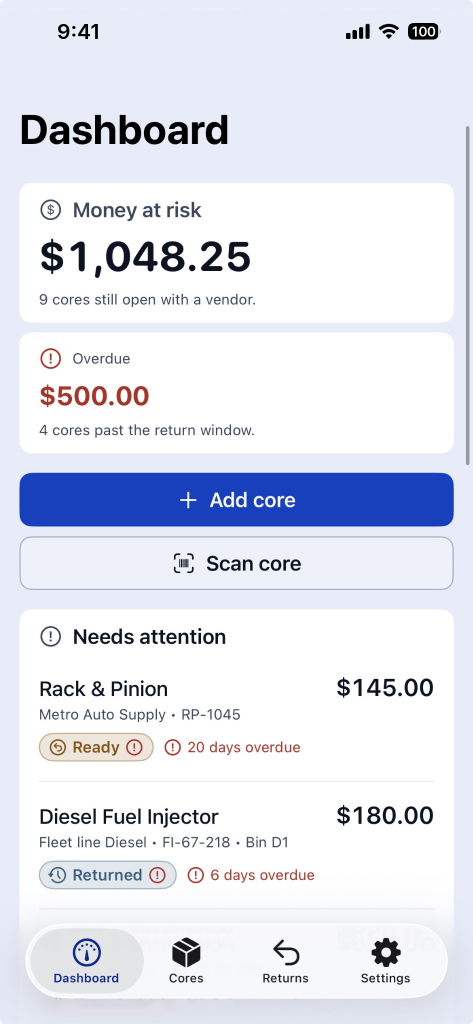
#> input picture Dashboard_Marketing.png, 946 x 2048 px (shown at 1/2 size)
$ python build_assets.py
#> lines starting #> are read from the running program, lines starting #| are printed output that depends on the picture
#!/usr/bin/env python3
"""Derive the website's images from the app assets already committed at the repository root.

    python3 web/tools/build_assets.py

Every picture on corecredit.idlery.com is a real capture of the shipping app or the shipping
app icon. Nothing here draws a fake screen, and nothing on the site loads an image from somebody
else's server, so this script is the only place a marketing image comes from.

What it reads (all committed, none modified):

  Dashboard_Marketing.png, Cores_Marketing.png, image4.PNG, image5.png, Image 6.png,
  lefttiltedphone.PNG, rightherophone.PNG   — iPhone captures, 946x2048 (image5 is 1170x2532)
  IMG_0313.PNG         — iPad landscape capture, 2360x1640
  CoreCredit/Resources/Assets.xcassets/AppIcon.appiconset/AppIcon.png — the 1024 app icon

What it writes into web/src/assets/:

  shot-*.webp     the captures, status bar cropped away, resized for the web
  icon-*.png      the app icon, rounded the way iOS rounds it
  og.png          the 1200x630 social preview

The status bar is cropped rather than rewritten. A gallery that mixes 9:41 with 5:22 reads as
careless, and inventing a status bar for a capture that never had one is the kind of small
untruth this product is not in the business of telling. The third column below is the first row of real
content in each capture, measured once by looking for where the status bar ink stops.

The fourth column is where the capture ends. A live capture catches the next list row
half-scrolled *under* the floating tab bar; the two Dashboard/Cores sources are the
`_Marketing` variants, which `marketing/appstore/tools/bottom_cleanup.py` has already repaired,
and the rest simply stop a few pixels below the tab bar so the leftover sliver never shows.
"""

import os

from PIL import Image, ImageDraw, ImageFont

ROOT = os.path.dirname(os.path.dirname(os.path.dirname(os.path.abspath(__file__))))
OUT = os.path.join(ROOT, "web", "src", "assets")
FONT_DIR = os.path.join(ROOT, "marketing", "appstore", "tools", "fonts")

ICON = os.path.join(ROOT, "CoreCredit", "Resources", "Assets.xcassets",
                    "AppIcon.appiconset", "AppIcon.png")

ACCENT = (0, 83, 253)
INK = (11, 18, 32)

# source file, output name, first row of content, last row kept, target width
SHOTS = [
    ("Dashboard_Marketing.png", "shot-dashboard", 80,  2012, 660),
    ("Cores_Marketing.png",     "shot-cores",     80,  2012, 660),
    ("image5.png",              "shot-detail",    98,  2488, 660),
    ("lefttiltedphone.PNG",     "shot-scan",      80,  2012, 660),
    ("rightherophone.PNG",      "shot-add",       80,  2048, 660),
    ("Image 6.png",             "shot-timeline",  110, 2012, 660),
    # image4's capture caught a half-scrolled button ghosting over the "Returns" title, so this
    # one starts below the title bar: the vendor groups are the part worth showing anyway.
    ("image4.PNG",              "shot-returns",   215, 2007, 660),
]

IPAD = ("IMG_0313.PNG", "shot-ipad", 1200)


# [13 lines left out: function rounded_icon, not called in this run]


def build_shots():
    written = []
    for source, name, top, bottom, width in SHOTS:
        im = Image.open(os.path.join(ROOT, source)).convert("RGB")
#> im is the input picture: PIL image 946x2048 RGB; mean R, G, B 225.6, 228.6, 239.1
        im = im.crop((0, top, im.width, min(bottom, im.height)))
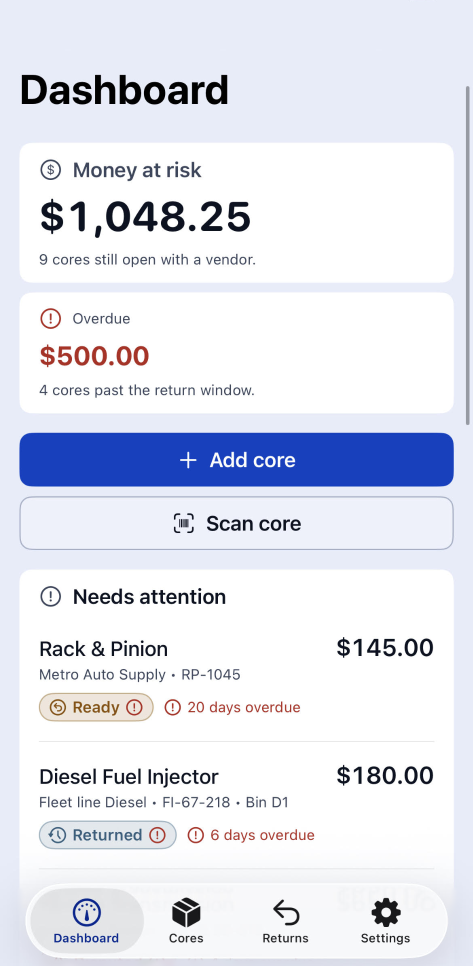
#> im: PIL image 946x1932 RGB (shown at 1/2 size); mean R, G, B 225.8, 228.8, 239.3
        height = round(im.height * width / im.width)
#> height = 1348
        im = im.resize((width, height), Image.LANCZOS)
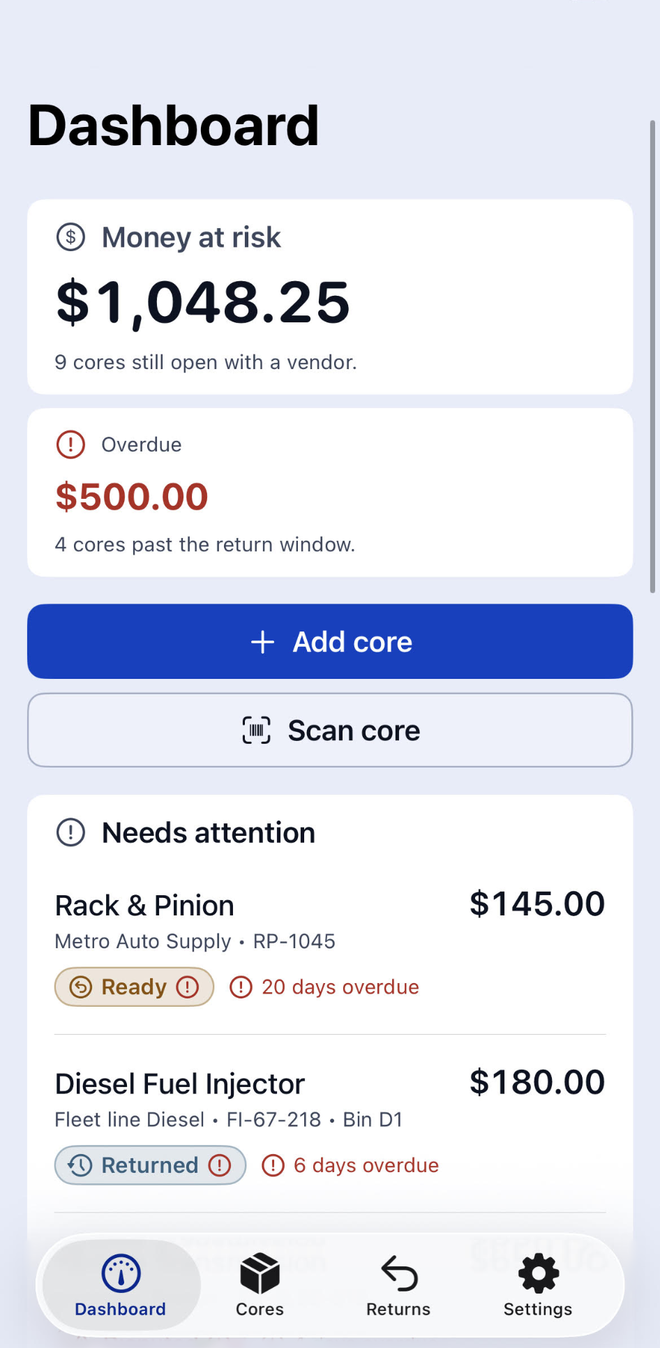
#> im: PIL image 660x1348 RGB; mean R, G, B 225.8, 228.7, 239.2
        path = os.path.join(OUT, name + ".webp")
        im.save(path, "WEBP", quality=86, method=6)
        written.append((name + ".webp", im.size, os.path.getsize(path)))
#> pass 2 of the loop in build_shots, `for source, name, top, bottom, width in SHOTS:`:
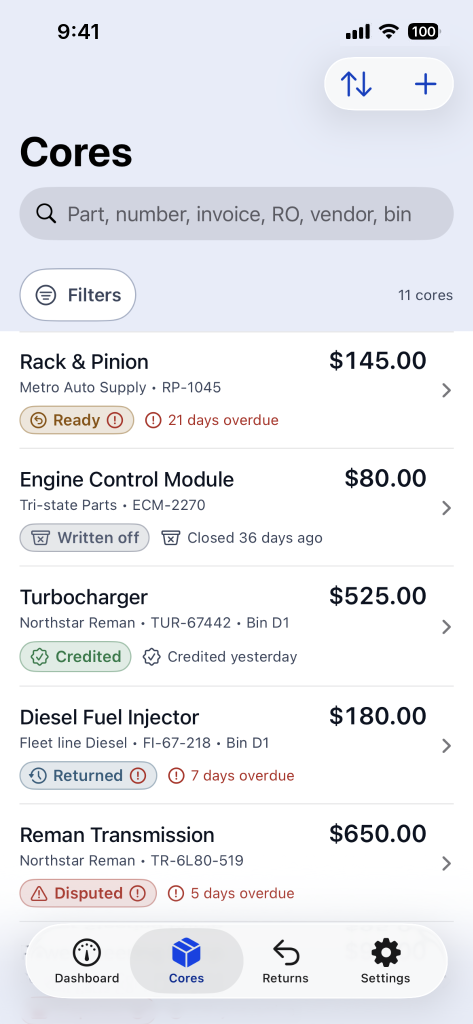
#> input picture Cores_Marketing.png, 946 x 2048 px (shown at 1/2 size)
#> in build_shots, im is the input picture: PIL image 946x2048 RGB; mean R, G, B 234.5, 235.7, 240.3
#> in build_shots, `im = im.crop((0, top, im.width, min(bottom, im.height)))`:
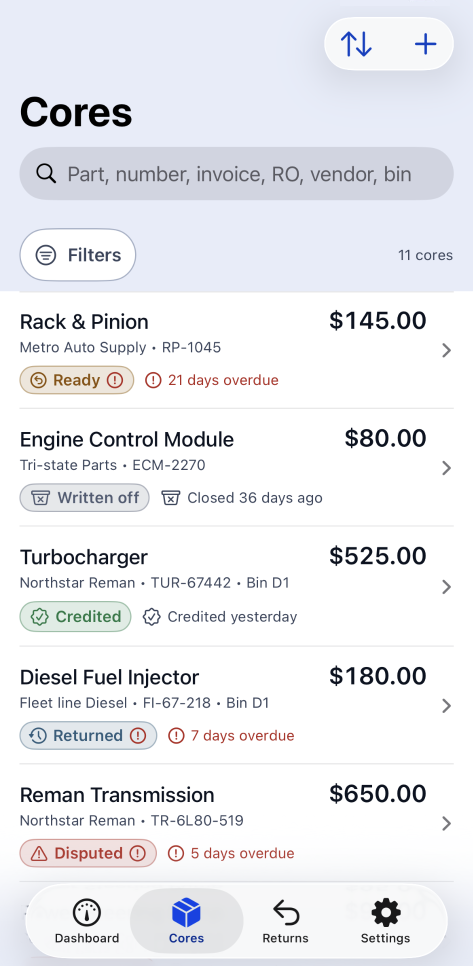
#> im: PIL image 946x1932 RGB (shown at 1/2 size); mean R, G, B 235.3, 236.4, 240.5
#> in build_shots, `im = im.resize((width, height), Image.LANCZOS)`:
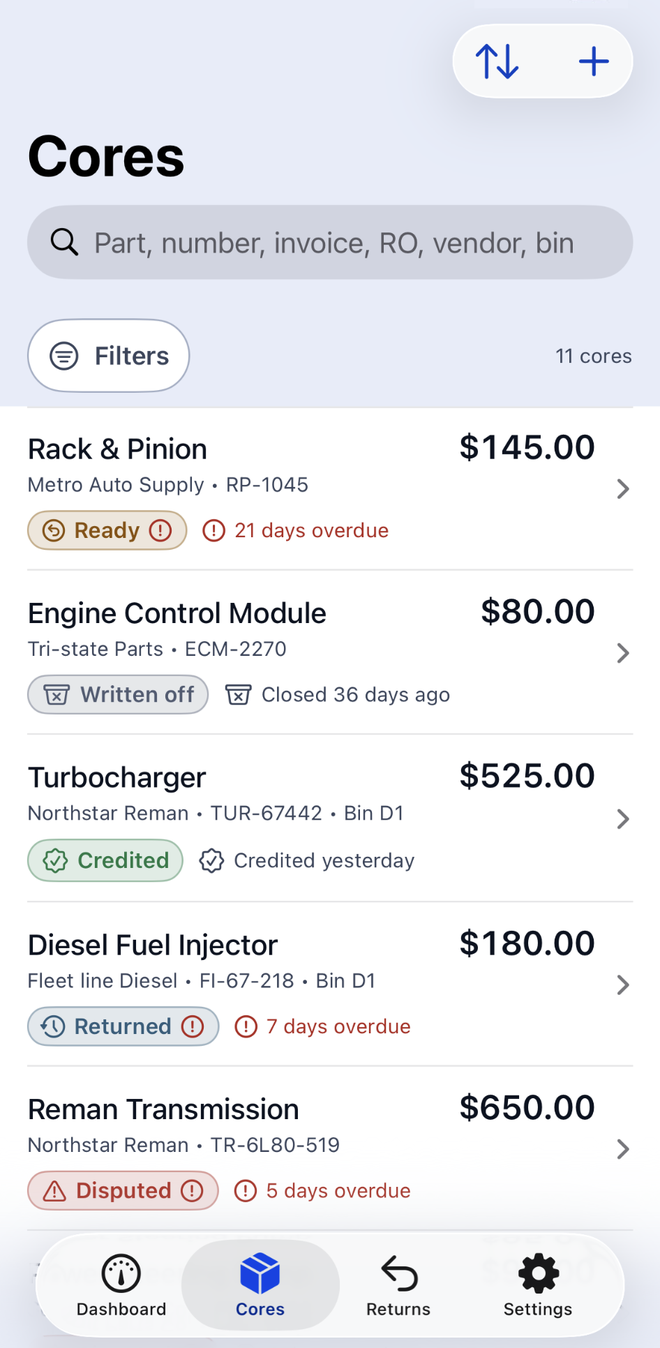
#> im: PIL image 660x1348 RGB; mean R, G, B 235.2, 236.2, 240.4
#> pass 3 of the loop in build_shots, `for source, name, top, bottom, width in SHOTS:`:
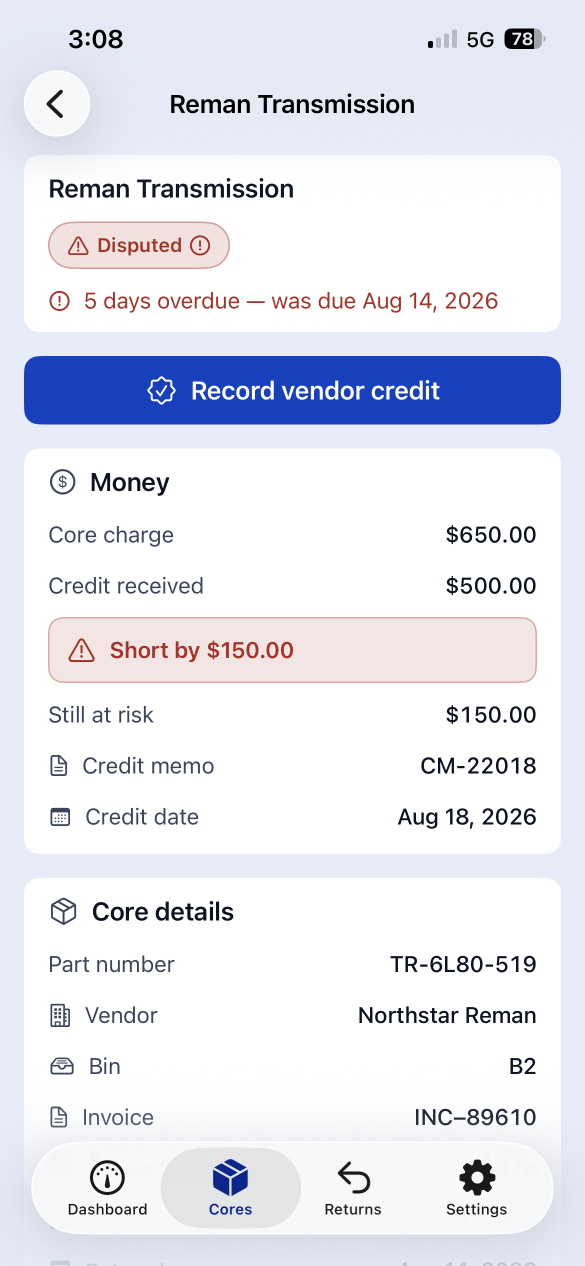
#> input picture image5.png, 1170 x 2532 px (shown at 1/2 size)
#> in build_shots, im is the input picture: PIL image 1170x2532 RGB; mean R, G, B 228.8, 230.6, 240.1
#> in build_shots, `im = im.crop((0, top, im.width, min(bottom, im.height)))`:
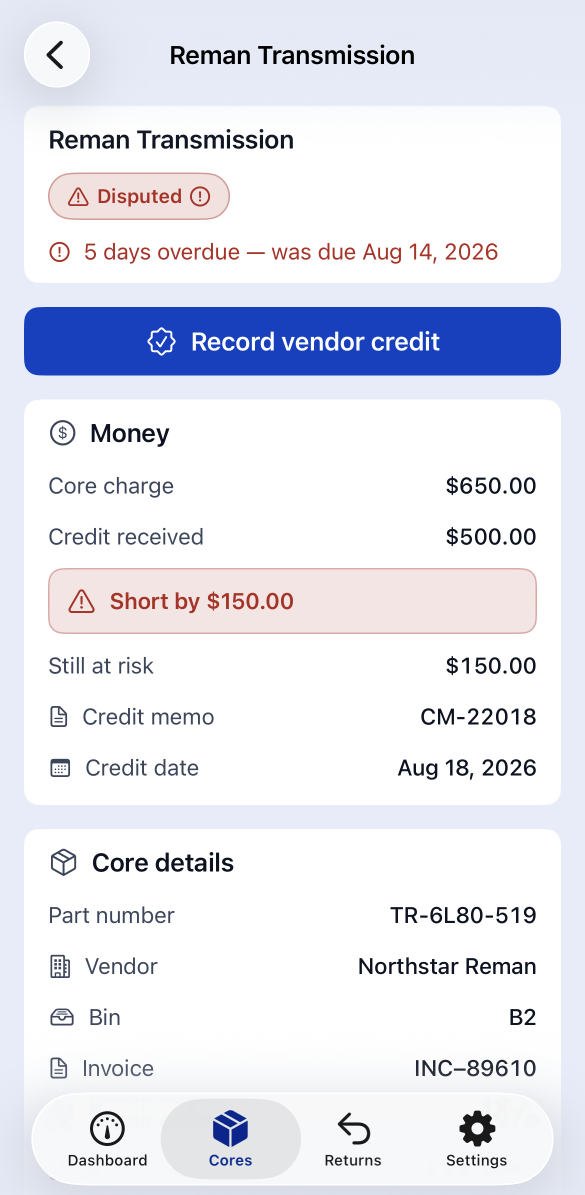
#> im: PIL image 1170x2390 RGB (shown at 1/2 size); mean R, G, B 229.3, 230.9, 240.3
#> in build_shots, `im = im.resize((width, height), Image.LANCZOS)`:
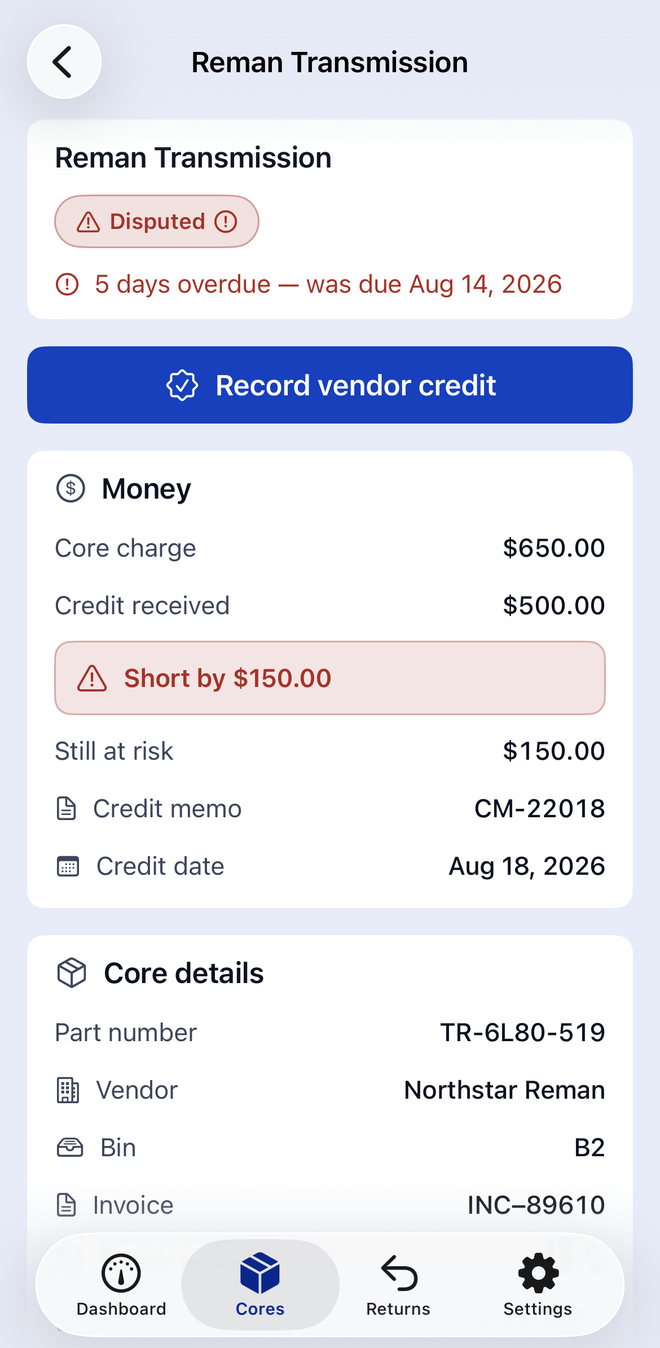
#> im: PIL image 660x1348 RGB; mean R, G, B 229.2, 230.8, 240.1
#> the loop made 7 passes; the first 3 are shown

    source, name, width = IPAD
    im = Image.open(os.path.join(ROOT, source)).convert("RGB")
    height = round(im.height * width / im.width)
    im = im.resize((width, height), Image.LANCZOS)
    path = os.path.join(OUT, name + ".webp")
    im.save(path, "WEBP", quality=86, method=6)
    written.append((name + ".webp", im.size, os.path.getsize(path)))
    return written


# [74 lines left out: functions build_icons, build_og, not called in this run]


def main():
    if not os.path.isdir(OUT):
        os.makedirs(OUT)
    written = build_shots() + build_icons() + build_og()
    print("wrote into web/src/assets/:")
    total = 0
    for name, size, nbytes in written:
        total += nbytes
        print("  %-20s %-12s %7.1f KB" % (name, "%dx%d" % size, nbytes / 1024.0))
    print("  %-20s %-12s %7.1f KB" % ("(total)", "", total / 1024.0))


if __name__ == "__main__":
#> (the run stopped early here; a loop or call above may not have finished)
